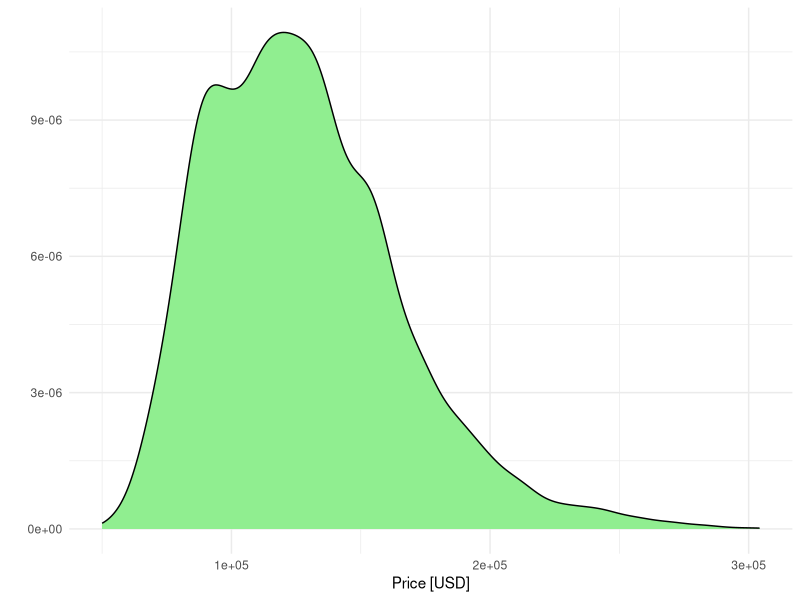

Reproduce this figure in R.
## ---- chunk 1
library(tidyverse)
library(e1071)
library(datasets)
data(txhousing)
txhousing %>%
  ggplot(aes(median)) +
  geom_density(fill="lightgreen") +
  theme_minimal() +
  theme(plot.title = element_text(hjust = .5)) +
  #ggtitle("Median house sale price in Texas (2000-2015)") +
  xlab("Price [USD]") +
  ylab("")
